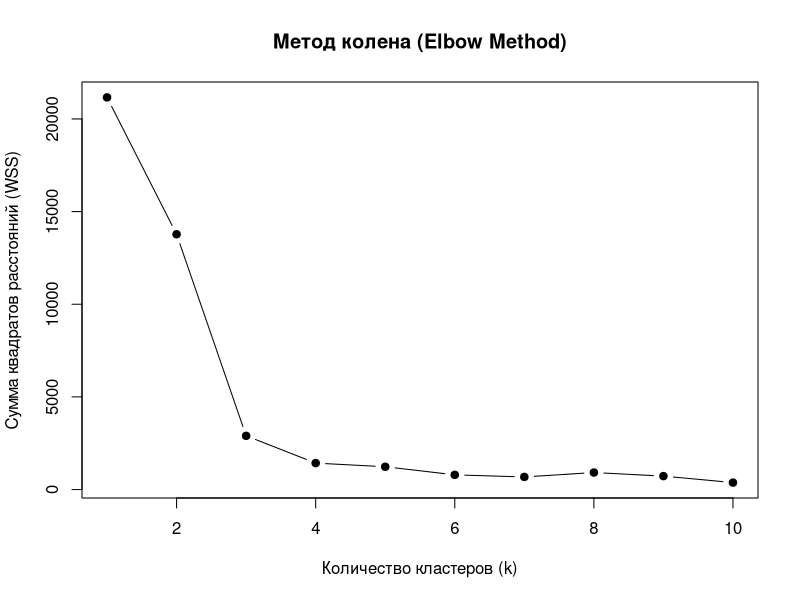
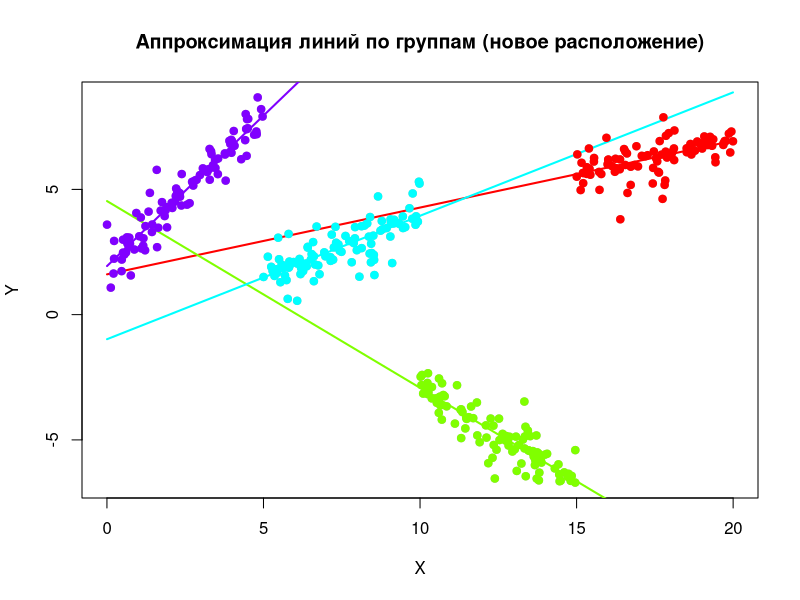

Write R code to recreate these figures, in order.
# Функция генерации зашумленных точек с новым расположением
generate_noisy_lines_v4 <- function(n_points = 400, noise_level = 1) {
  # Создание точек для первой линии
  x1 <- runif(n_points / 4, 0, 5)
  y1 <- 2 + 1.2 * x1 + rnorm(n_points / 4, 0, noise_level * runif(n_points / 4))
  
  # Создание точек для второй линии
  x2 <- runif(n_points / 4, 5, 10)
  y2 <- -1 + 0.5 * x2 + rnorm(n_points / 4, 0, noise_level * runif(n_points / 4))
  
  # Создание точек для третьей линии
  x3 <- runif(n_points / 4, 10, 15)
  y3 <- 4 - 0.7 * x3 + rnorm(n_points / 4, 0, noise_level * runif(n_points / 4))
  
  # Создание точек для четвертой линии
  x4 <- runif(n_points / 4, 15, 20)
  y4 <- 1 + 0.3 * x4 + rnorm(n_points / 4, 0, noise_level * runif(n_points / 4))
  
  # Объединение точек
  x <- c(x1, x2, x3, x4)
  y <- c(y1, y2, y3, y4)
  
  return(data.frame(x = x, y = y))
}

# Функция линейной регрессии методом наименьших квадратов
linear_regression_manual <- function(x, y) {
  x_mean <- mean(x)
  y_mean <- mean(y)
  
  numerator <- sum((x - x_mean) * (y - y_mean))
  denominator <- sum((x - x_mean)^2)
  
  slope <- numerator / denominator
  intercept <- y_mean - slope * x_mean
  
  return(list(slope = slope, intercept = intercept))
}

# Функция для анализа и аппроксимации линий
analyze_and_fit_lines <- function(data, k) {
  lines <- list()
  
  # K-средние
  cl <- kmeans(data, centers = k)
  
  for (i in 1:k) {
    group_data <- data[cl$cluster == i, ]
    
    if (nrow(group_data) < 2) next
    
    line <- linear_regression_manual(group_data$x, group_data$y)
    lines[[i]] <- line
  }
  
  return(list(lines = lines, groups = cl$cluster))
}

# Визуализация результатов
visualize_results <- function(data, lines, groups, k) {
  plot(data$x, data$y, col = 'gray', 
       main = 'Аппроксимация линий по группам (новое расположение)',
       xlab = 'X', ylab = 'Y')
  
  line_colors <- rainbow(k)
  
  for (i in 1:length(lines)) {
    model <- lines[[i]]
    
    x_line <- seq(min(data$x), max(data$x), length.out = 100)
    y_line <- model$intercept + model$slope * x_line
    
    lines(x_line, y_line, 
          col = line_colors[i], 
          lwd = 2)
  }
  
  # Добавление меток кластеров
  points(data$x, data$y, col = line_colors[groups], pch = 19)
}

# Функция для графика "колена"
elbow_method <- function(data, max_k = 10) {
  wss <- numeric(max_k)
  
  for (k in 1:max_k) {
    kmeans_result <- kmeans(data, centers = k)
    wss[k] <- kmeans_result$tot.withinss
  }
  
  plot(1:max_k, wss, type = "b", pch = 19, 
       xlab = "Количество кластеров (k)", 
       ylab = "Сумма квадратов расстояний (WSS)", 
       main = "Метод колена (Elbow Method)")
}

# Пример использования
set.seed(123)

# Генерация зашумленных точек с новым располож ением
noisy_data_v4 <- generate_noisy_lines_v4(n_points = 400, noise_level = 1)

# Визуализация графика "колена"
elbow_method(noisy_data_v4)

# Проведение анализа и аппроксимации линий
k <- 4  # Количество групп, выбранное на основе графика "колена"
result <- analyze_and_fit_lines(noisy_data_v4, k)

# Визуализация результатов
visualize_results(noisy_data_v4, result$lines, result$groups, k)